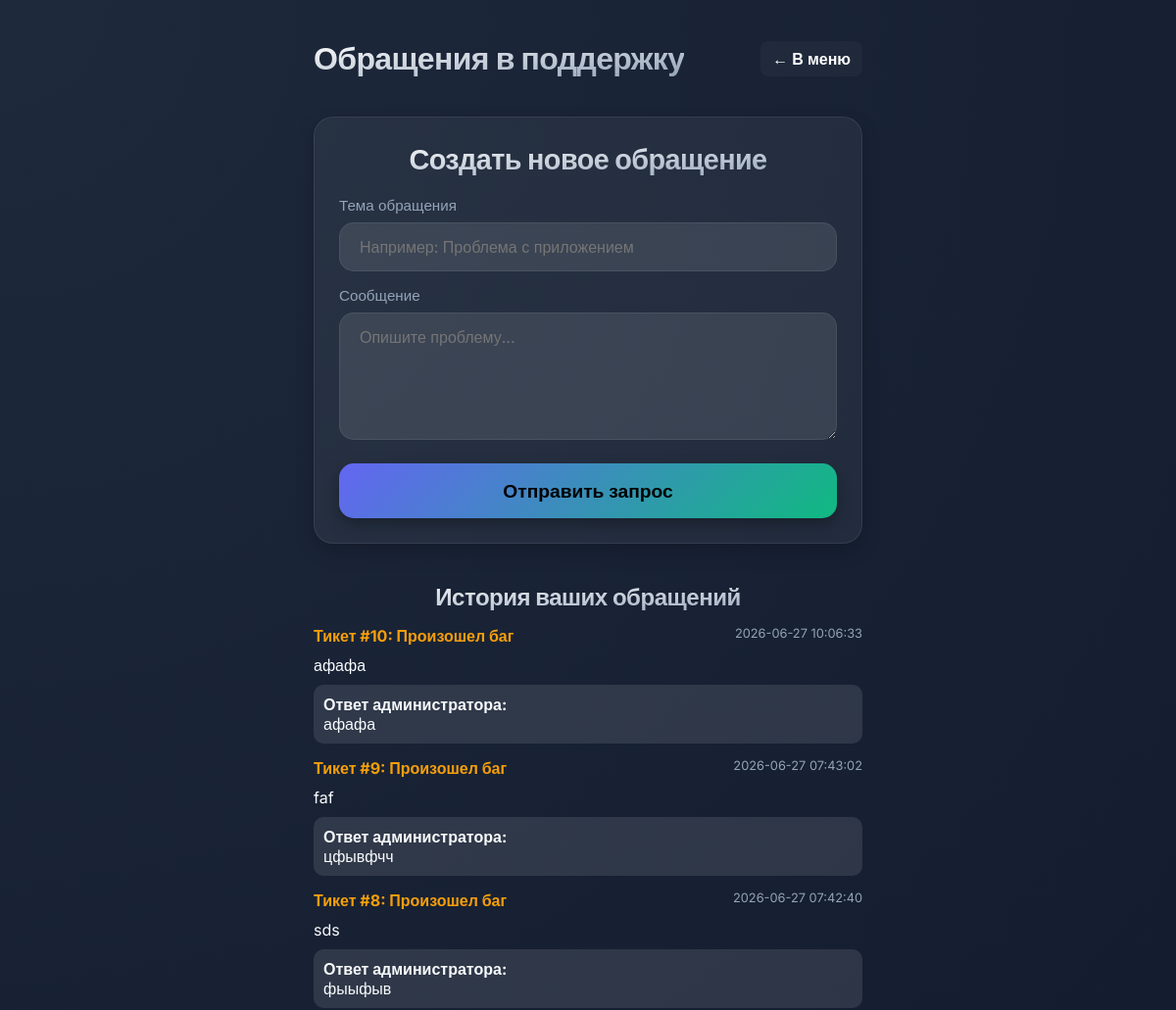
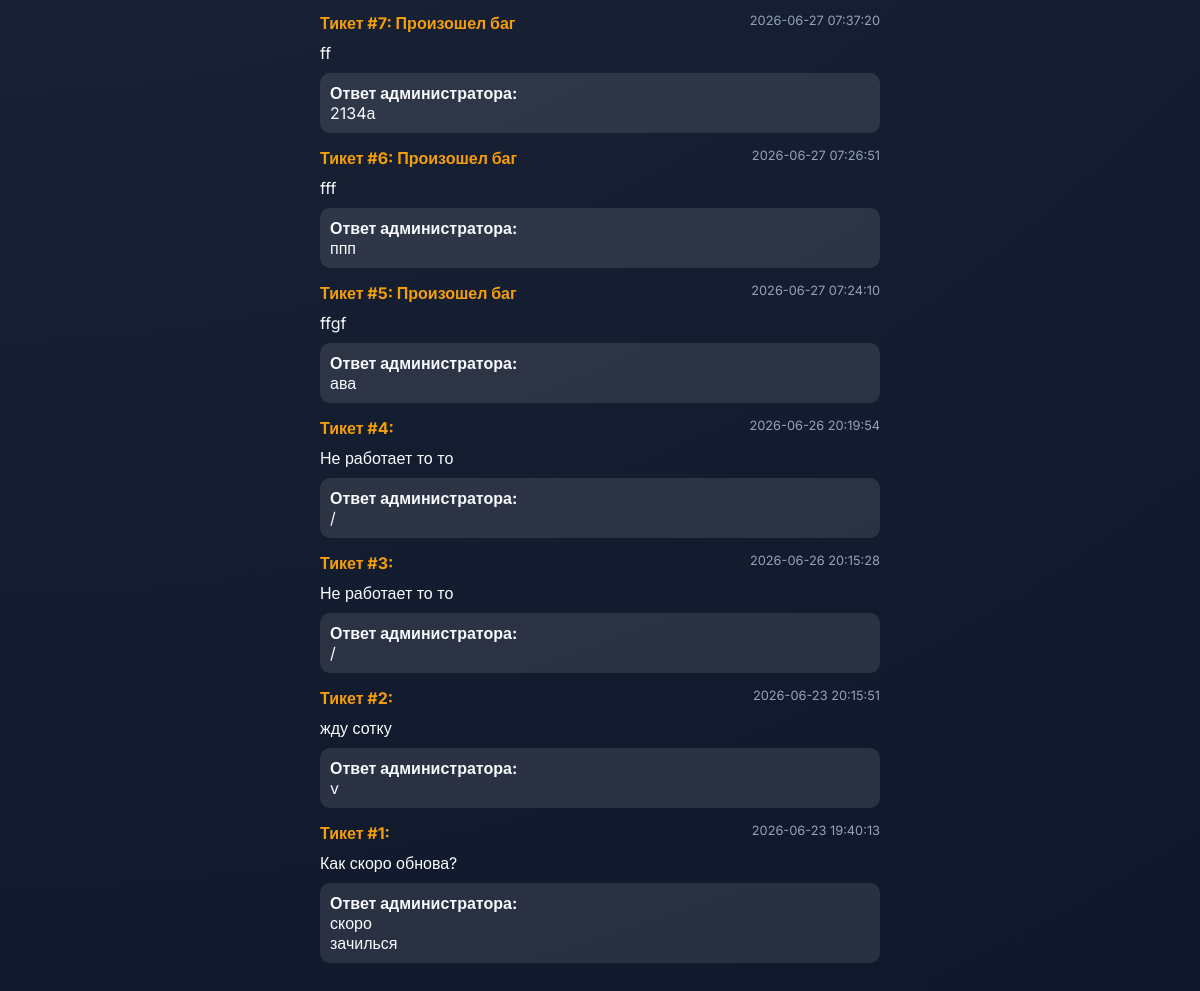
The page /lingua_app/support.php (signed in) on the database its author committed (2 pictures, top to bottom).
### tables this page shows
CREATE TABLE `support_tickets` (
  `id` int(11) NOT NULL,
  `user_id` int(11) DEFAULT NULL,
  `message` text NOT NULL,
  `admin_reply` text DEFAULT NULL,
  `status` enum('open','closed') DEFAULT 'open',
  `created_at` timestamp NOT NULL DEFAULT current_timestamp(),
  `subject` varchar(255) DEFAULT NULL
);

### lingua_app/support.php (the view, shortened to what this page needs)
<?php
require 'db.php';
?>
<!DOCTYPE html>
<html lang="ru">
<head>
<link rel="stylesheet" href="style.css">
</head>
<body>
<div class="container" style="max-width: 600px;">
  <div style="display:flex; justify-content: space-between; align-items: center; margin-bottom:20px;">
    <h1>Обращения в поддержку</h1>
    <a href="dashboard.php" class="btn" style="background: var(--glass); padding:8px 12px; border-radius:8px;">← В меню</a>
</div>
  <div class="support-form">
    <h2>Создать новое обращение</h2>
    <form action="" method="POST">
      <label>Тема обращения</label>
      <input type="text" name="subject" placeholder="Например: Проблема с приложением" required>
      <label>Сообщение</label>
      <textarea name="message" rows="5" placeholder="Опишите проблему..." required></textarea>
      <button type="submit">Отправить запрос</button>
    </form>
  </div>
  <h2 style="margin-top:40px; text-align:center;">История ваших обращений</h2>
  <?php
    $stmt = $pdo->prepare("SELECT s.*, u.username FROM support_tickets s JOIN users u ON s.user_id = u.id WHERE s.user_id = ? ORDER BY s.created_at DESC");
    $stmt->execute([$_SESSION['user_id']]);
    $tickets = $stmt->fetchAll(PDO::FETCH_ASSOC);
    if (!$tickets) {
      echo "<p style='text-align:center; margin-top:20px;'>У вас еще не было обращений.</p>";
    } else {
      foreach ($tickets as $ticket):
  ?>
  <div class="support-card" style="margin-top:15px;">
    <div style="display:flex; justify-content:space-between; margin-bottom:10px;">
      <strong style="color:var(--accent);">Тикет #<?= $ticket['id'] ?>: <?= htmlspecialchars($ticket['subject']) ?></strong>
      <span style="font-size:0.8rem; color:var(--text-dim);"><?= $ticket['created_at'] ?></span>
    </div>
    <div><?= nl2br(htmlspecialchars($ticket['message'])) ?></div>
    <?php if ($ticket['admin_reply']): ?>
      <div style="margin-top:10px; padding:10px; background: rgba(255,255,255,0.1); border-radius:10px;">
        <strong>Ответ администратора:</strong>
        <div><?= nl2br(htmlspecialchars($ticket['admin_reply'])) ?></div>
      </div>
    <?php else: ?>
      <div style="margin-top:10px; font-size:0.9rem; color:var(--text-dim);">Ожидает ответа...</div>
    <?php endif; ?>
  </div>
  <?php endforeach; } ?>
</div>
</body>
</html>

### lingua_app/style.css (style rules this page uses)
:root { --primary: #6366f1; --primary-glow: rgba(99, 102, 241, 0.5); --secondary: #10b981; --accent: #f59e0b; --bg: #0f172a; --glass: rgba(255, 255, 255, 0.03); --glass-border: rgba(255, 255, 255, 0.08); --text: #f8fafc; --text-dim: #94a3b8; }
* { margin: 0; padding: 0; box-sizing: border-box; font-family: 'Inter', sans-serif; }
body { background: radial-gradient(circle at 0% 0%, #1e293b 0%, #0f172a 100%); color: var(--text); min-height: 100vh; display: flex; flex-direction: column; }
.container { max-width: 1100px; margin: 0 auto; padding: 40px 20px; width: 100%; }
h1, h2 { font-weight: 700; letter-spacing: -0.02em; background: linear-gradient(to bottom right, #fff, #94a3b8); -webkit-background-clip: text; -webkit-text-fill-color: transparent; }
.btn { padding: 12px 24px; border-radius: 14px; border: none; font-weight: 600; cursor: pointer; text-decoration: none; display: inline-flex; align-items: center; justify-content: center; gap: 8px; transition: all 0.3s ease; color: white; }
input, select { background: rgba(255, 255, 255, 0.05); border: 1px solid var(--glass-border); padding: 14px; border-radius: 12px; color: white; width: 100%; margin-top: 8px; }

### lingua_app/support.php (style rules this page uses)
.support-form { max-width: 600px; margin: 40px auto; padding: 25px; background: rgba(255,255,255,0.05); border: 1px solid var(--glass-border); border-radius: 20px; box-shadow: 0 8px 20px rgba(0,0,0,0.2); }
.support-form h2 { margin-bottom: 20px; font-size: 1.8rem; color: var(--primary); text-align: center; }
.support-form label { display: block; margin-top: 15px; font-size: 0.95rem; color: var(--text-dim); }
.support-form input[type="text"], .support-form textarea { width: 100%; padding: 14px 20px; margin-top: 8px; border: 1px solid var(--glass-border); border-radius: 15px; background: rgba(255,255,255,0.1); font-size: 1rem; color: #fff; outline: none; transition: background 0.3s, border-color 0.3s; }
.support-form button { width: 100%; padding: 16px; margin-top: 20px; border: none; border-radius: 15px; background: linear-gradient(135deg, var(--primary), var(--secondary)); font-size: 1.2rem; font-weight: 600; cursor: pointer; box-shadow: 0 6px 15px rgba(0,0,0,0.3); transition: all 0.3s; }

### rows shown on the page
support_tickets: id "10", subject "Произошел баг", created_at "2026-06-27 10:06:33", message "афафа", admin_reply "афафа"
support_tickets: id "9", subject "Произошел баг", created_at "2026-06-27 07:43:02", message "faf", admin_reply "цфывфчч"
support_tickets: id "8", subject "Произошел баг", created_at "2026-06-27 07:42:40", message "sds", admin_reply "фыыфыв"
support_tickets: id "7", subject "Произошел баг", created_at "2026-06-27 07:37:20", message "ff", admin_reply "2134а"
support_tickets: id "6", subject "Произошел баг", created_at "2026-06-27 07:26:51", message "fff", admin_reply "ппп"
support_tickets: id "5", subject "Произошел баг", created_at "2026-06-27 07:24:10", message "ffgf", admin_reply "ава"
support_tickets: id "4", created_at "2026-06-26 20:19:54", message "Не работает то то", admin_reply "/"
support_tickets: id "3", created_at "2026-06-26 20:15:28", message "Не работает то то", admin_reply "/"
support_tickets: id "2", created_at "2026-06-23 20:15:51", message "жду сотку", admin_reply "v"
support_tickets: id "1", created_at "2026-06-23 19:40:13", message "Как скоро обнова?", admin_reply "скоро зачилься"
